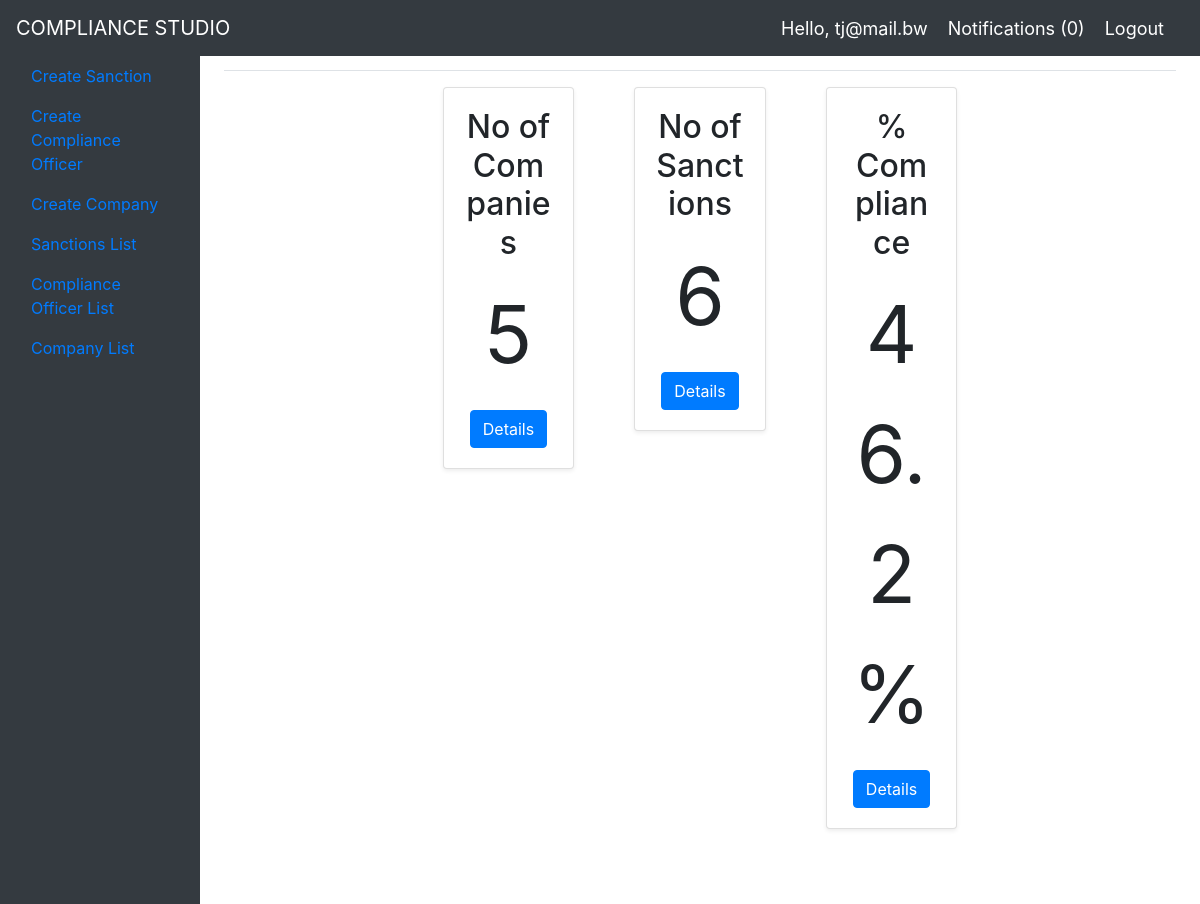
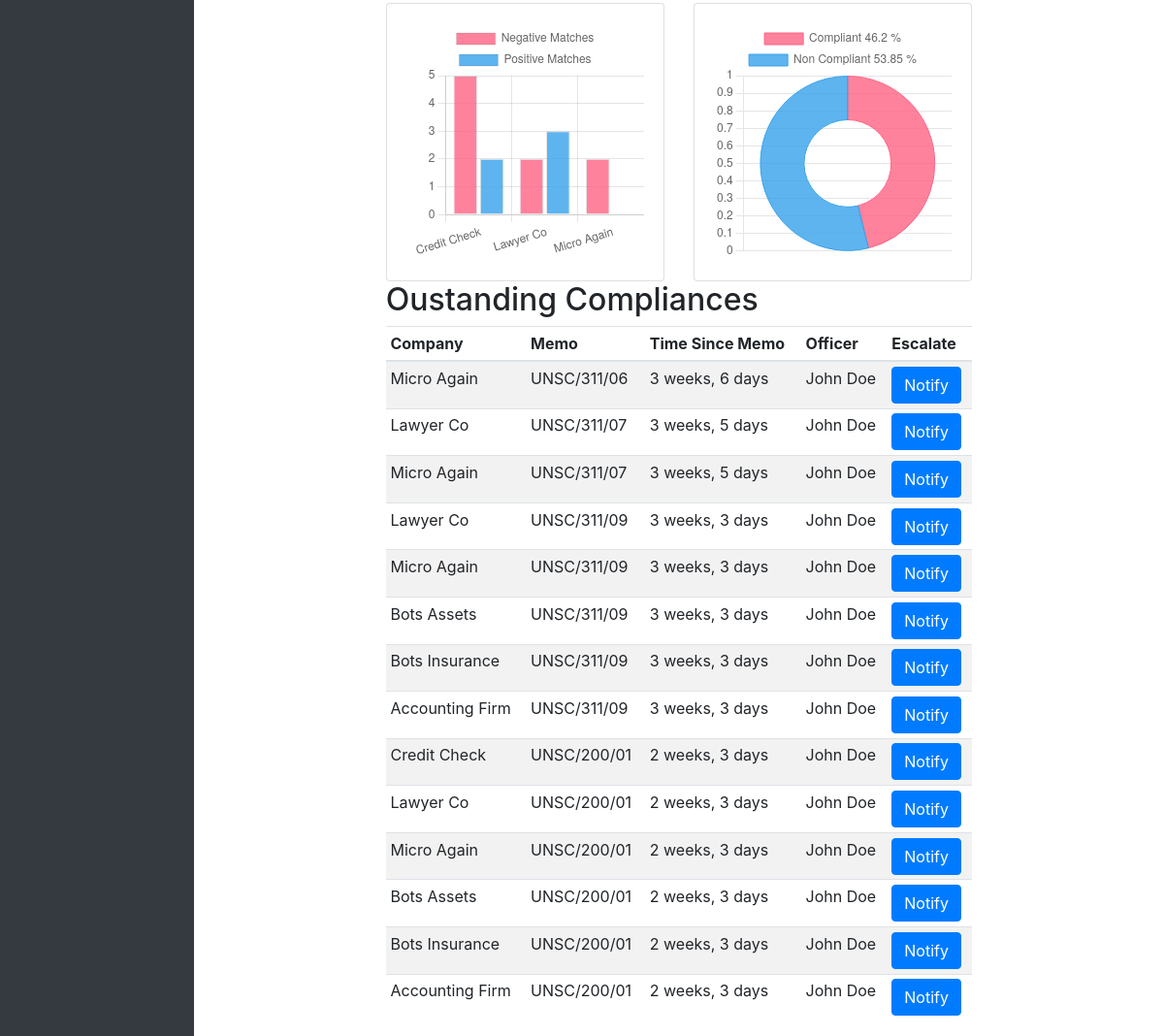
The app's page /dashboard/ (signed in) with its own data (2 pictures, top to bottom).
### unsc/models.py (models this page shows, shortened)
class User(AbstractUser):
   is_regulator = models.BooleanField(default=False)
   is_officer = models.BooleanField(default=True)
   work_number = models.CharField(max_length=64, default=3650000)
   cellphone_number = models.CharField(max_length=64, default=72000000)
   business_name = models.ForeignKey('Company', null=True, on_delete=SET_NULL)

class UNSCMemoTableFunction(models.Model):
    memo = models.ForeignKey(UNSCList, on_delete=models.CASCADE)
    slug = models.SlugField(max_length=255, unique=False, null=True, blank=True)
    memo_type = models.CharField(max_length=64)
    company = models.ForeignKey(Company, on_delete=models.CASCADE)
    is_exist = models.BooleanField(default=False)
    create_date = models.DateTimeField(auto_now_add=True)
    class Meta:
        constraints = [models.UniqueConstraint(fields=['memo','company'], name='possible_memo_per_company')]

class Company(models.Model):
    company_name = models.CharField(max_length=255, unique=True)
    company_type = models.ForeignKey(CompanyType, null=True, on_delete=models.SET_NULL)
    address_line_1 = models.CharField(max_length=255)
    address_line_2 = models.CharField(max_length=255)
    city = models.CharField(max_length=255)
    country = models.CharField(max_length=255)
    regulator = models.ManyToManyField(Regulator)
    slug = models.SlugField(max_length=255, unique=True)
    created_by = models.ForeignKey(User, null=True, on_delete=models.SET_NULL)
    is_active = models.BooleanField(default=False)
    create_date = models.DateTimeField(auto_now_add=True)
    update_date = models.DateTimeField(auto_now=True)
    def __str__(self):
        return self.company_name
    class Meta:
        verbose_name_plural = 'Companies'

class UNSCList(models.Model):
    memo_name = models.CharField(max_length=255, db_index=True)
    memo_type = models.ForeignKey(UNSCType, null=True, on_delete=models.CASCADE)
    create_date = models.DateField(auto_now=False, auto_now_add=False)
    is_active = models.BooleanField(default=False)
    expired = models.BooleanField(default=False)
    slug = models.SlugField(max_length=255, unique=True)
    created_by = models.ForeignKey(User, null=True, on_delete=models.SET_NULL)
    description = models.TextField(blank=True)
    create_date = models.DateTimeField(auto_now_add=True)
    update_date = models.DateTimeField(auto_now=True)
    class Meta:
        verbose_name_plural = 'UNSCLists'
    def __str__(self):
        return self.memo_name

### unsc/views.py (the view)
# urls.py: path('dashboard/', views.regulator_dashboard, name='dashboard'),
@login_required(login_url='/login/')
def regulator_dashboard(request):
    company = Company.objects.filter(is_active=True)
    comp_sanctions = UNSCMemoTableFunction.objects.all()
    comp_comply = Compliance.objects.all()
    comp_positive = PositiveCompliance.objects.all()
    sanctions = UNSCList.objects.filter(is_active=True)
    exist_sanc = comp_sanctions.all().values_list('is_exist')
    no_exist = comp_sanctions.filter(is_exist=False)
    positive_matches = comp_comply.filter(is_complete=True, match='Positive_Match').values_list('company__company_name', 'match')
    negative_matches = comp_comply.filter(is_complete=True, match='Negative_Match').values_list('company__company_name', 'match')
    positive_match_count_company = Counter([p[0] for p in positive_matches])
    negative_match_count_company = Counter([n[0] for n in negative_matches])
    exist_count = Counter([e[0] for e in exist_sanc])
    comp_per = round((exist_count[True]/(exist_count[False]+exist_count[True]))*100,1)
    non_comp_per = round((exist_count[False]/(exist_count[False]+exist_count[True]))*100,2)
    compliant = f'Compliant {comp_per} %'
    non_compliant = f'Non Compliant {non_comp_per} %'
    exist_count[compliant] = exist_count.pop(True)
    exist_count[non_compliant] = exist_count.pop(False)
    neg_data= dict(negative_match_count_company)
    pos_data = dict(positive_match_count_company)
    exist_data = dict(exist_count)
    no_of_comp = len(company)
    no_of_sanctions  =len(sanctions)
    context = {'company': company, 'comp_sanctions': comp_sanctions,
                'comp_comply': comp_comply, 'comp_positive': comp_positive, 'neg_data':neg_data, 'pos_data':pos_data, 'exist_data': exist_data,
                'comp_per':comp_per,'non_comp_per':non_comp_per, 'no_comp':no_of_comp, 'no_sanctions':no_of_sanctions, 'no_exist':no_exist }
    return render(request, 'unsc/dashboard.html', context)

### notification/context_processor.py (called while the page is built)
def notifications(request):
    if request.user.is_authenticated:
        return {'notifications': request.user.to_user.filter(is_read=False)}
    else:
        return {'notifications': []}

### unsc/templates/unsc/dashboard.html (shortened to what this page needs)
<!doctype html>
<html lang="en">
  <head>
    <link rel="stylesheet" href="https://stackpath.bootstrapcdn.com/bootstrap/4.2.1/css/bootstrap.min.css">
  </head>
  <body>
 {% include 'unsc/navbar.html' %}
<div class="container-fluid">
  <div class="row">
    <nav class="col-md-2 d-none d-md-block bg-dark sidebar">
      <div class="sidebar-sticky sticky-top">
        <ul class="nav flex-column">
          <li class="nav-item">
            <a class="nav-link active" href="#">
            </a>
          </li>
          <li class="nav-item">
            <a class="nav-link" href="#">
            </a>
          </li>
          <li class="nav-item">
            <a class="nav-link" href="{% url 'unsc:sanctions' %}">
              Create Sanction
            </a>
          </li>
          <li class="nav-item">
            <a class="nav-link" href="{% url 'unsc:create-officer' %}">
              Create Compliance Officer
            </a>
          </li>
          <li class="nav-item">
            <a class="nav-link" href="{% url 'unsc:create-company' %}">
              Create Company
            </a>
          </li>
          <li class="nav-item">
            <a class="nav-link" href="{% url 'unsc:sanction-list' %}">
              Sanctions List
            </a>
          </li>
          <li class="nav-item">
            <a class="nav-link" href="{% url 'unsc:complianceOfficer-list' %}">
              Compliance Officer List
            </a>
          </li>
          <li class="nav-item">
            <a class="nav-link" href="{% url 'unsc:company-list' %}">
              Company List
            </a>
          </li>
        </ul>
      </div>
    </nav>
    <main role="main" class="col-md-9 ml-sm-auto col-lg-10 px-4">
      <div class="d-flex justify-content-between flex-wrap flex-md-nowrap align-items-center pt-3 pb-2 mb-3 border-bottom">
        <h1 class="h2">Dashboard</h1>
      </div>
      <div class="col-sm-8 col-12 container-fluid">
        <div class="container-fluid">
        <div class="col-md-12 col-12 container-fluid">
        <div class="card-deck mb-4 text-center">
          <div class="col-md-4 col-12">
            <div class="card mb-4 shadow-sm">
              <div class="card-body">
                <h2 class="card-title">No of Companies</h2>
                <p class="card-text" style="font-size:80px">{{no_comp}}</p>
                <a href="#" class="btn btn-primary">Details</a>
              </div>
            </div>
          </div>
          <div class="col-md-4 col-12">
            <div class="card mb-4 shadow-sm">
              <div class="card-body">
                <h2 class="card-title">No of Sanctions</h2>
                <p class="card-text" style="font-size:80px">{{no_sanctions}}</p>
                <a href="#" class="btn btn-primary">Details</a>
              </div>
            </div>
          </div>
          <div class="col-md-4 col-12">
            <div class="card mb-4 shadow-sm">
              <div class="card-body">
                <h2 class="card-title">% Compliance</h2>
                <p class="card-text" style="font-size:80px">{{comp_per}} %</p>
                <a href="#" class="btn btn-primary">Details</a>
            </div>
          </div>
        </div>
        </div>
        </div>
      </div>
      <div class="row">
        <div class="col-md-6 col-12">
          <div class="card" style="margin-top:30px">
            <div class="card-body">
              <canvas  id="stats1" width="300" height="300"></canvas>
                <script>
                            var ctx = document.getElementById('stats1').getContext('2d');
                            var myChart = new Chart(ctx, {
                                type: 'bar',
                                data: {
                                    labels: [{% for key, value in neg_data.items %}'{{key}}',{% endfor %}],
                                    datasets: [{
                                        label: 'Negative Matches',
                                        data: [{% for key, value in neg_data.items %}{{value}},{% endfor %}],
                                        backgroundColor:
                                            'rgba(255, 99, 132, 0.8)',
                                        borderWidth: 1
                                    },
                                    {
                                        label: 'Positive Matches',
                                        data: [{% for key, value in pos_data.items %}{{value}},{% endfor %}],
                                        backgroundColor:
                                            'rgba(54, 162, 235, 0.8)',
                                        borderWidth: 1
                                    }]
                                },
                                options: {
                                    scales: {
                                        y: {
                                            beginAtZero: true
                                        }
                                    }
                                }
                            });
                </script>
            </div>
          </div>
        </div>
        <div class="col-md-6 col-12">
        <div class="card" style="margin-top:30px">
          <div class="card-body">
            <canvas id="stats2" width="300" height="300"></canvas>
            <script>
                    var ctx = document.getElementById('stats2').getContext('2d');
                    var myChart = new Chart(ctx, {
                        type: 'doughnut',
                        data: {
                            labels: [{% for key, value in exist_data.items %}'{{key}}',{% endfor %}],
                            datasets: [{
                                label: 'Compliance Percentage',
                                data: [{% for key, value in exist_data.items %}{{value}},{% endfor %}],
                                backgroundColor: [
                                    'rgba(255, 99, 132, 0.8)',
                                    'rgba(54, 162, 235, 0.8)',
                                    'rgba(255, 206, 86, 0.2)',
                                    'rgba(75, 192, 192, 0.2)',
                                    'rgba(153, 102, 255, 0.2)',
                                    'rgba(255, 159, 64, 0.2)'
                                ],
                                borderColor: [
                                    'rgba(255, 99, 132, 1)',
                                    'rgba(54, 162, 235, 1)',
                                    'rgba(255, 206, 86, 1)',
                                    'rgba(75, 192, 192, 1)',
                                    'rgba(153, 102, 255, 1)',
                                    'rgba(255, 159, 64, 1)'
                                ],
                                borderWidth: 1
                            }]
                        },
                        options: {
                            scales: {
                                y: {
                                    beginAtZero: true
                                }
                            }
                        }
                    });
            </script>
          </div>
        </div>
      </div>
    </div>
      <h2>Oustanding Compliances</h2>
      <div class="table-responsive">
        <table class="table table-striped table-sm">
          <thead>
            <tr>
              <th>Company</th>
              <th>Memo</th>
              <th>Time Since Memo</th>
              <th>Officer</th>
              <th>Escalate</th>
            </tr>
          </thead>
          <tbody>
          {% for s in no_exist%}
            <tr>
              <td>{{s.company}}</td>
              <td>{{s.memo}}</td>
              <td>{{s.create_date|timesince}}</td>
              <td>John Doe</td>
              <td><a href="#" class="btn btn-primary">Notify</a></td>
            </tr>
            {% endfor %}
          </tbody>
        </table>
      </div>
    </main>
  </div>
</div>
</html>

### unsc/templates/unsc/navbar.html (shortened to what this page needs)
  <nav class="navbar navbar-expand-lg fixed-top navbar-dark bg-dark">
      <a class="navbar-brand" href="#">COMPLIANCE STUDIO</a>
    {% if request.user.is_authenticated %}
      <span class="hello-msg">Hello, {{request.user}}</span>
      <span><a  class="notifications" href="{% url 'unsc:notifications' %}">Notifications ({{notifications.count}})</a></span>
      <span><a class="hello-msg" href="{% url 'unsc:logOutPage' %}">Logout</a></span>
    {% endif %}
  </nav>

### unsc/templates/unsc/navbar.html (style rules this page uses)
.hello-msg, .notifications { font-size: 18px; color: #fff; margin-right: 20px; }

### records on screen
User: user "tj@mail.bw"
UNSCMemoTableFunction: company "Micro Again", memo "UNSC/311/06", create_date "3 weeks, 6 days"
UNSCMemoTableFunction: company "Lawyer Co", memo "UNSC/311/07", create_date "3 weeks, 5 days"
UNSCMemoTableFunction: company "Micro Again", memo "UNSC/311/07", create_date "3 weeks, 5 days"
UNSCMemoTableFunction: company "Lawyer Co", memo "UNSC/311/09", create_date "3 weeks, 3 days"
UNSCMemoTableFunction: company "Micro Again", memo "UNSC/311/09", create_date "3 weeks, 3 days"
UNSCMemoTableFunction: company "Bots Assets", memo "UNSC/311/09", create_date "3 weeks, 3 days"
UNSCMemoTableFunction: company "Bots Insurance", memo "UNSC/311/09", create_date "3 weeks, 3 days"
UNSCMemoTableFunction: company "Accounting Firm", memo "UNSC/311/09", create_date "3 weeks, 3 days"
UNSCMemoTableFunction: company "Credit Check", memo "UNSC/200/01", create_date "2 weeks, 3 days"
UNSCMemoTableFunction: company "Lawyer Co", memo "UNSC/200/01", create_date "2 weeks, 3 days"
UNSCMemoTableFunction: company "Micro Again", memo "UNSC/200/01", create_date "2 weeks, 3 days"
UNSCMemoTableFunction: company "Bots Assets", memo "UNSC/200/01", create_date "2 weeks, 3 days"
UNSCMemoTableFunction: company "Bots Insurance", memo "UNSC/200/01", create_date "2 weeks, 3 days"
UNSCMemoTableFunction: company "Accounting Firm", memo "UNSC/200/01", create_date "2 weeks, 3 days"

### other values on screen
{{ notifications.count }} "0"
{{ no_comp }} "5"
{{ no_sanctions }} "6"
{{ comp_per }} "46.2"
chart data {{ key }} Credit Check, Lawyer Co, Micro Again
chart data {{ value }} 5, 2, 2
chart data {{ value }} 2, 3
